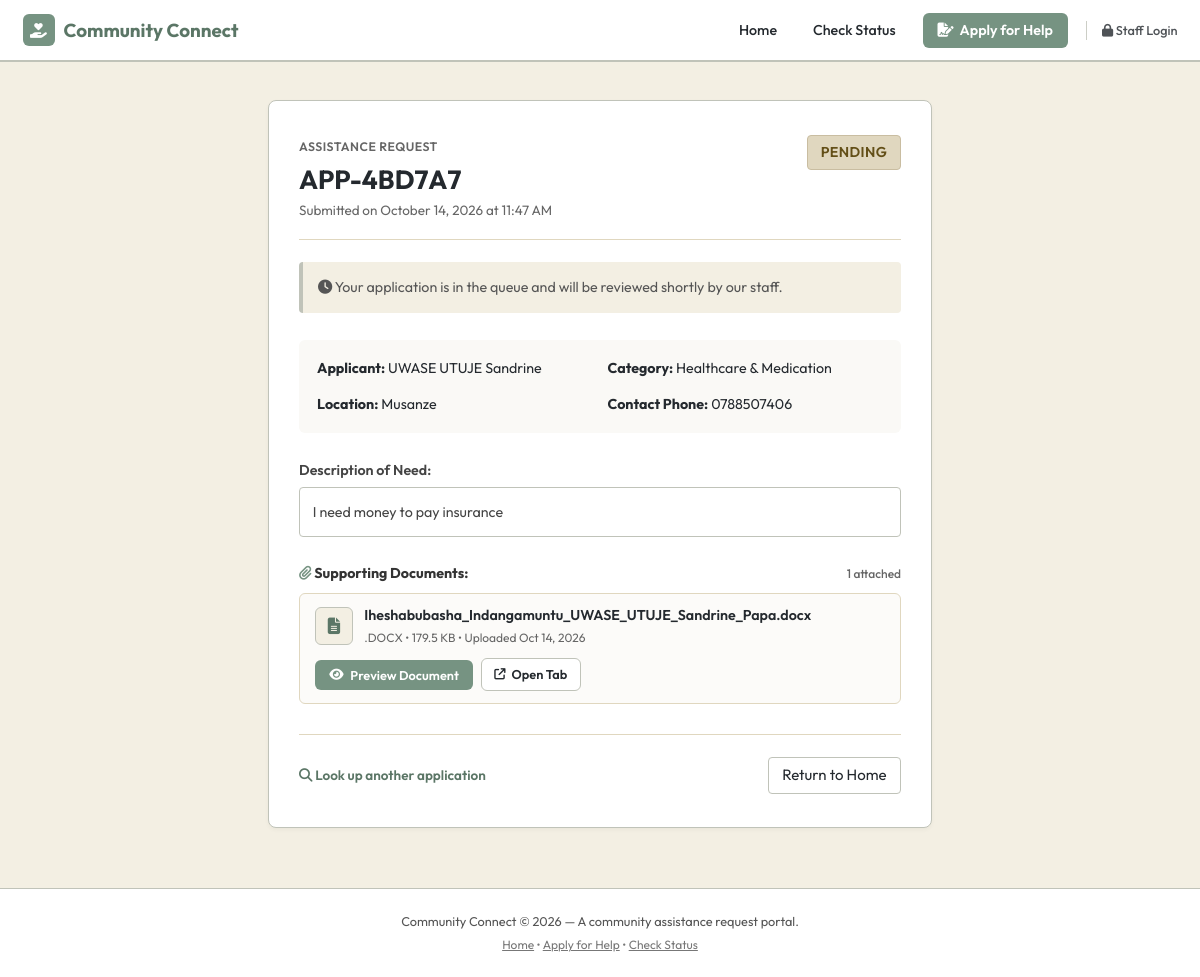
Page /status/?reference=APP-4BD7A7&token=8ef3b5b8c3164ccfb8733aa85843bf2b on the committed database.
### apps/applications/models.py (models this page shows, shortened)
class Application(models.Model):
    class Status(models.TextChoices):
        PENDING = 'PENDING', 'Pending'
        UNDER_REVIEW = 'UNDER_REVIEW', 'Under Review'
        NEEDS_INFORMATION = 'NEEDS_INFORMATION', 'Needs Information'
        APPROVED = 'APPROVED', 'Approved'
        REJECTED = 'REJECTED', 'Rejected'
    VALID_TRANSITIONS = {
        Status.PENDING: [Status.UNDER_REVIEW, Status.NEEDS_INFORMATION, Status.APPROVED, Status.REJECTED],
        Status.UNDER_REVIEW: [Status.NEEDS_INFORMATION, Status.APPROVED, Status.REJECTED],
        Status.NEEDS_INFORMATION: [Status.UNDER_REVIEW, Status.APPROVED, Status.REJECTED],
        Status.APPROVED: [Status.UNDER_REVIEW],
        Status.REJECTED: [Status.UNDER_REVIEW],
    }
    reference = models.CharField(max_length=20, unique=True, default=generate_reference, editable=False)
    access_token = models.CharField(max_length=64, default=generate_access_token, editable=False, db_index=True)
    full_name = models.CharField(max_length=200)
    phone = models.CharField(max_length=30)
    email = models.EmailField(blank=True, default='')
    location = models.CharField(max_length=100, help_text="District, town, or neighborhood")
    category = models.ForeignKey(AssistanceCategory, on_delete=models.PROTECT, related_name='applications')
    description = models.TextField(help_text="Detailed description of the required assistance")
    status = models.CharField(max_length=20, choices=Status.choices, default=Status.PENDING, db_index=True)
    citizen_response = models.TextField(
        blank=True, default='',
        help_text="Official response or request for more information visible to citizen"
    )
    internal_notes = models.TextField(
        blank=True, default='',
        help_text="Private internal administrator notes not visible to citizen"
    )
    reviewed_by = models.ForeignKey(User, on_delete=models.SET_NULL, null=True, blank=True, related_name='reviewed_applications')
    created_at = models.DateTimeField(auto_now_add=True, db_index=True)
    updated_at = models.DateTimeField(auto_now=True)
    class Meta:
        ordering = ['-created_at']

class AssistanceCategory(models.Model):
    name = models.CharField(max_length=100, unique=True)
    description = models.TextField(blank=True, default='')
    is_active = models.BooleanField(default=True)
    created_at = models.DateTimeField(auto_now_add=True)
    class Meta:
        ordering = ['name']
        verbose_name_plural = 'Assistance Categories'

class ApplicationDocument(models.Model):
    class OrganizationStatus(models.TextChoices):
        UNORGANIZED = 'UNORGANIZED', 'Unorganized'
        ORGANIZED = 'ORGANIZED', 'Organized'
        FAILED = 'FAILED', 'Failed'
        SKIPPED = 'SKIPPED', 'Skipped'
    application = models.ForeignKey(Application, on_delete=models.CASCADE, related_name='documents')
    file = models.FileField(upload_to=_document_upload_path)
    original_filename = models.CharField(max_length=255)
    file_size = models.PositiveIntegerField(default=0)
    file_extension = models.CharField(max_length=20, blank=True, default='')
    organization_status = models.CharField(
        max_length=20, choices=OrganizationStatus.choices, default=OrganizationStatus.UNORGANIZED
    )
    organized_category = models.CharField(max_length=100, blank=True, default='')
    organized_path = models.CharField(max_length=500, blank=True, default='')
    uploaded_at = models.DateTimeField(auto_now_add=True)
    class Meta:
        ordering = ['-uploaded_at']

### apps/applications/views.py (the view, shortened to what this page needs)
# urls.py: path('status/', views.application_status, name='status'),
def application_status(request):
    ref_param = request.GET.get('reference', '').strip().upper()
    token_param = request.GET.get('token', '').strip().lower()
    app = None
    error = None
    if ref_param and token_param:
        try:
            app = Application.objects.select_related('category').prefetch_related('documents').get(
                reference=ref_param,
                access_token=token_param
            )
        except Application.DoesNotExist:
            error = "No application found matching that reference and security token. Please verify and try again."
    form = StatusLookupForm(initial={'reference': ref_param, 'access_token': token_param} if not app else None)
    return render(request, 'applications/status.html', {
        'form': form,
        'application': app,
        'error': error,
    })

### templates/applications/status.html (shortened to what this page needs)
{% extends 'base.html' %}
{% block content %}
<div class="container-narrow">
  {% if application %}
    <div style="background-color: #ffffff; border: 1px solid var(--gray-green); border-radius: 8px; padding: 2.25rem 2rem; box-shadow: 0 2px 4px rgba(0,0,0,0.04); margin-bottom: 2rem;">
      <div style="display: flex; justify-content: space-between; align-items: flex-start; border-bottom: 1px solid var(--beige); padding-bottom: 1.25rem; margin-bottom: 1.5rem;">
        <div>
          <span style="font-size: 0.82rem; text-transform: uppercase; letter-spacing: 0.5px; color: #666; font-weight: 600;">
            Assistance Request
          </span>
          <h1 style="font-size: 1.75rem; font-weight: 700; color: #24292e; margin-top: 0.2rem;" id="app_ref_heading">
            {{ application.reference }}
          </h1>
          <p style="font-size: 0.9rem; color: #666;">
            Submitted on {{ application.created_at|date:"F d, Y \a\t g:i A" }}
          </p>
        </div>
        <div>
          <span class="badge-status badge-{{ application.status }}" style="font-size: 0.95rem; padding: 0.4rem 0.85rem;" id="app_status_badge">
            {{ application.get_status_display }}
          </span>
        </div>
      </div>
      {% if application.citizen_response %}
      <div style="background-color: #f7f9f8; border-left: 4px solid var(--green); border-radius: 4px; padding: 1.25rem; margin-bottom: 1.75rem;">
        <h3 style="font-size: 1rem; font-weight: 600; color: var(--green-dark); margin-bottom: 0.5rem;">
          <i class="fa-solid fa-comment-dots"></i> Message from Community Connect Staff:
        </h3>
        <p style="font-size: 0.95rem; line-height: 1.6; color: #333333; white-space: pre-line;">
          {{ application.citizen_response }}
        </p>
      </div>
      {% elif application.status == 'PENDING' %}
      <div style="background-color: var(--off-white); border-left: 4px solid var(--gray-green); border-radius: 4px; padding: 1rem; margin-bottom: 1.75rem; font-size: 0.95rem; color: #555;">
        <i class="fa-solid fa-clock"></i> Your application is in the queue and will be reviewed shortly by our staff.
      </div>
      {% endif %}
      <div style="display: grid; grid-template-columns: 1fr 1fr; gap: 1rem; font-size: 0.95rem; margin-bottom: 1.75rem; background-color: #faf9f6; padding: 1.2rem; border-radius: 6px;">
        <div><strong>Applicant:</strong> {{ application.full_name }}</div>
        <div><strong>Category:</strong> {{ application.category.name }}</div>
        <div><strong>Location:</strong> {{ application.location }}</div>
        <div><strong>Contact Phone:</strong> {{ application.phone }}</div>
      </div>
      <div style="margin-bottom: 1.75rem;">
        <h4 style="font-size: 0.95rem; font-weight: 600; color: #444; margin-bottom: 0.4rem;">Description of Need:</h4>
        <p style="font-size: 0.95rem; color: #444; line-height: 1.55; background-color: #ffffff; border: 1px solid var(--gray-green); padding: 0.85rem; border-radius: 4px;">
          {{ application.description }}
        </p>
      </div>
      <div style="margin-top: 1.5rem;">
        <h4 style="font-size: 0.95rem; font-weight: 700; color: #333; margin-bottom: 0.6rem; display: flex; align-items: center; justify-content: space-between;">
          <span>
            <i class="fa-solid fa-paperclip" style="color: var(--green);"></i> Supporting Documents:
          </span>
          <span style="font-size: 0.8rem; font-weight: 500; color: #666;">
            {{ application.documents.all|length }} attached
          </span>
        </h4>
        {% if application.documents.all %}
          <div style="display: flex; flex-direction: column; gap: 0.6rem;">
            {% for doc in application.documents.all %}
              <div style="background-color: #fcfbf9; border: 1px solid var(--beige); border-radius: 6px; padding: 0.75rem 1rem; display: flex; justify-content: space-between; align-items: center; flex-wrap: wrap; gap: 0.75rem;">
                <div style="display: flex; align-items: center; gap: 0.75rem; min-width: 220px;">
                  <div style="width: 38px; height: 38px; border-radius: 6px; background-color: var(--off-white); border: 1px solid var(--gray-green); display: flex; align-items: center; justify-content: center; font-size: 1.1rem; flex-shrink: 0;">
                    {% if doc.file_extension|lower == '.pdf' %}
                      <i class="fa-solid fa-file-pdf" style="color: #b54242;"></i>
                    {% elif doc.file_extension|lower in '.png,.jpg,.jpeg,.webp,.gif' %}
                      <i class="fa-solid fa-file-image" style="color: var(--green);"></i>
                    {% else %}
                      <i class="fa-solid fa-file-lines" style="color: var(--green-dark);"></i>
                    {% endif %}
                  </div>
                  <div>
                    <div style="font-weight: 600; font-size: 0.95rem; color: #24292e; word-break: break-all;">
                      {{ doc.original_filename }}
                    </div>
                    <div style="color: #666; font-size: 0.8rem; margin-top: 0.15rem;">
                      {{ doc.file_extension|upper }} &bull; {{ doc.file_size|filesizeformat }} &bull; Uploaded {{ doc.uploaded_at|date:"M d, Y" }}
                    </div>
                  </div>
                </div>
                <div style="display: flex; align-items: center; gap: 0.5rem; flex-wrap: wrap;">
                  <button type="button"
                          onclick="openDocPreview('preview_modal_{{ doc.id }}')"
                          class="nav-link-btn"
                          id="preview_doc_btn_{{ doc.id }}"
                          style="background-color: var(--green); padding: 0.45rem 0.95rem; font-size: 0.85rem; border: none; cursor: pointer; display: inline-flex; align-items: center; gap: 0.45rem; font-family: 'Outfit', sans-serif !important;">
                    <i class="fa-solid fa-eye"></i> Preview Document
                  </button>
                  <a href="{% url 'applications:document_preview' doc.id %}?token={{ application.access_token }}"
                     target="_blank"
                     rel="noopener noreferrer"
                     class="nav-link-item"
                     id="open_tab_btn_{{ doc.id }}"
                     title="Open full document in a separate browser tab to verify all details"
                     style="border: 1px solid var(--gray-green); background-color: #ffffff; padding: 0.4rem 0.85rem; border-radius: 6px; font-size: 0.85rem; display: inline-flex; align-items: center; gap: 0.4rem; color: var(--dark-text); font-weight: 600; font-family: 'Outfit', sans-serif !important;">
                    <i class="fa-solid fa-arrow-up-right-from-square" style="font-size: 0.75rem;"></i> Open Tab
                  </a>
                </div>
              </div>
            {% endfor %}
          </div>
        {% else %}
          <p style="font-size: 0.9rem; color: #777;">No documents uploaded with this application.</p>
        {% endif %}
      </div>
      <div style="border-top: 1px solid var(--beige); padding-top: 1.5rem; margin-top: 2rem; display: flex; justify-content: space-between; align-items: center;">
        <a href="{% url 'applications:status' %}" style="color: var(--green-dark); font-size: 0.9rem; font-weight: 600;">
          <i class="fa-solid fa-magnifying-glass"></i> Look up another application
        </a>
        <a href="{% url 'applications:landing' %}" class="nav-link-item" style="border: 1px solid var(--gray-green); border-radius: 4px; padding: 0.4rem 0.9rem;">
          Return to Home
        </a>
      </div>
    </div>
  {% endif %}
</div>
{% endblock %}

### templates/base.html (shortened to what this page needs)
<!DOCTYPE html>
<html lang="en">
<head>
  <link rel="stylesheet" href="https://cdnjs.cloudflare.com/ajax/libs/font-awesome/6.5.1/css/all.min.css">
  {% load static %}
  <link rel="stylesheet" href="{% static 'css/main.css' %}">
  <link rel="stylesheet" href="{% static 'css/custom.css' %}">
</head>
<body>
  <header class="site-nav">
    <a href="{% url 'applications:landing' %}" class="site-brand" id="brand_link">
      <span class="site-brand-icon"><i class="fa-solid fa-hand-holding-heart"></i></span>
      <span>Community Connect</span>
    </a>
    <nav class="nav-links">
      <a href="{% url 'applications:landing' %}" class="nav-link-item">Home</a>
      <a href="{% url 'applications:status' %}" class="nav-link-item">Check Status</a>
      <a href="{% url 'applications:apply' %}" class="nav-link-btn" id="nav_apply_btn">
        <i class="fa-solid fa-file-signature"></i> Apply for Help
      </a>
      {% if user.is_authenticated and user.is_staff %}
        <a href="{% url 'management:dashboard' %}" class="nav-link-item" style="font-weight: 600; color: var(--green-dark);">
          {% if user.is_superuser %}
            <i class="fa-solid fa-shield-halved"></i> Admin Dashboard
          {% else %}
            <i class="fa-solid fa-gauge"></i> Staff Dashboard
          {% endif %}
        </a>
      {% else %}
        <a href="{% url 'management:login' %}" class="nav-link-admin" id="nav_admin_link">
          <i class="fa-solid fa-lock"></i> Staff Login
        </a>
      {% endif %}
    </nav>
  </header>
  <main id="main_content">
    {% block content %}{% endblock %}
  </main>
  <footer class="site-footer">
    <p>Community Connect &copy; 2026 — A community assistance request portal.</p>
    <p style="margin-top: 0.35rem; color: #777; font-size: 0.8rem;">
      <a href="{% url 'applications:landing' %}" style="text-decoration: underline;">Home</a> &bull;
      <a href="{% url 'applications:apply' %}" style="text-decoration: underline;">Apply for Help</a> &bull;
      <a href="{% url 'applications:status' %}" style="text-decoration: underline;">Check Status</a>
    </p>
  </footer>
</body>
</html>

### rows in the picture
Application: reference "APP-4BD7A7", created_at "October 14, 2026 at 11:47 AM", status "PENDING", full_name "UWASE UTUJE Sandrine", category.name "Healthcare & Medication", location "Musanze", phone "0788507406", description "I need money to pay insurance", documents.all|length "1"
ApplicationDocument: original_filename "Iheshabubasha_Indangamuntu_UWASE_UTUJE_Sandrine_Papa.docx", file_extension ".DOCX", file_size|filesizeformat "179.5 KB", uploaded_at "Oct 14, 2026"
